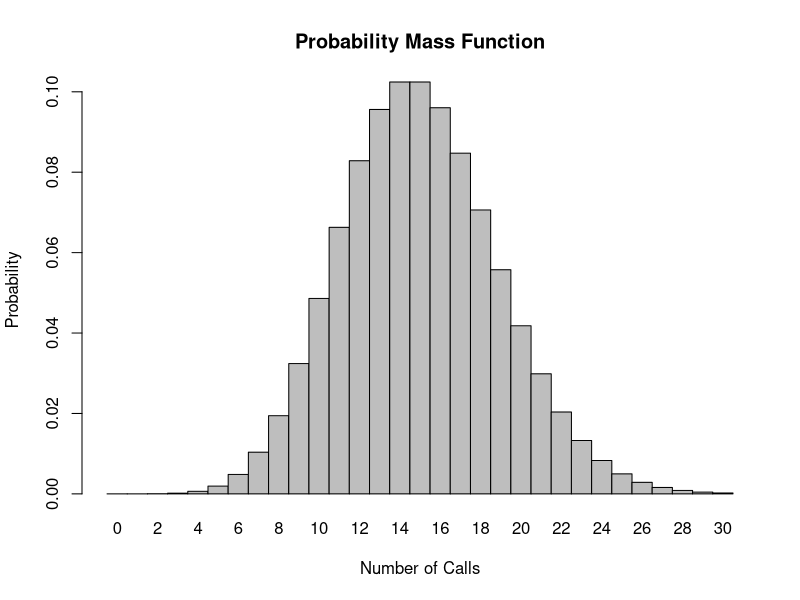
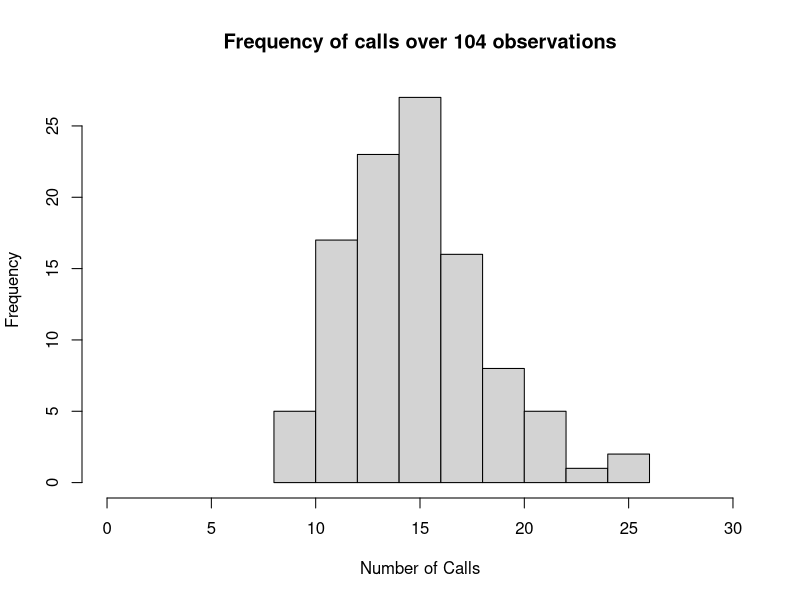

The R source for these figures, in order:
## ---- chunk 1
knitr::opts_chunk$set(echo = TRUE)
## ---- chunk 2
#We will use the function ppois since it calculates the poisson probability for a variable that is not discrete. A discrete variable would be like exactly 8 calls, but we want to know the probablity of 8 calls and more.
#lambda is equal to the mean so lambda<-15
#q is equal to the number of success, in this case 8+
#lower.tail is equal to TRUE if you want the probability of less than a certain number and FALSE if you want probability of more than a certain number. Because we want to know the probability of the 8+ we want to use FALSE The default for this function is TRUE so we need to include lower in our function.

#ppois(q, lambda, lower.tail)
Probability<-ppois(q = 8, lambda = 15, lower.tail = FALSE)
Probability

#LA: My understanding is that if q=8, thats just the probability right at 8, since you haven't noted a range of values (i.e. 0:8 or 8:20) but I may be wrong, especially if changing the lower.tail function changes those parameters as you noted above. 
#LA: What I did, is it tried to find the probability for 0:8 and then take the inverse of that for the probability of 'more than 8' but I'm not fully confident that what I did is right (I did get a similar probability value to you though)
## ---- chunk 3
#Now we have a discrete value of 0 which means we want to use dpois.
#same variables as above except q = 0. 
Probability<-dpois(0, lambda = 15)
Probability
#As you can see, there is very very low probability of our scinetist hearing nothing. 
## ---- chunk 4
#same as above but we replace 0 with 3
Probability<-dpois(3, lambda = 15)
Probability
#Still low but more likely than 0 calls. 
## ---- chunk 5
#So from what I gather, the poisson mass function is a line. that shows the distribution of probabilities for a given function. 
?plot
?hist
?ggplot2
?ggplot
?barplot
x<-0:30
l<-15
Pois<-dpois(x = x, lambda = l)
barplot(Pois, names.arg = x, space =  0, xlab = "Number of Calls", ylab = "Probability", main = "Probability Mass Function")
#We want to plot the discrete values for 0 to 30 for our poisson distribution which is why we used dpois. Not sure what the spce = 0 is about at all or the names.arg function either. 

#LA: I think the "space = 0" is making your bars touch with no space in between them. If you change it to "space = 1", then the bars move apart from one another. The "names.arg" function is telling R to plot the values associated with variable "x" below the bars on the x axis, which is why we see 0-30. 
## ---- chunk 6
?rpois
#So my interweb searches have lead me to finding rpois(). So lets look for a little information about rpois(). 
rpois(104, lambda = 15)
#That was rather easy! n = 104 (or the number of trials), and of course lambda still equals 15. 

#LA: I did the same thing! I know we should be able to use boxplotting but I could not figure it out. 
## ---- chunk 7
?hist
x<-rpois(104, lambda = 15)
hist(x, xlim = c(0, 30), xlab = "Number of Calls", main = "Frequency of calls over 104 observations")
#The hist() fucntion denotes a histogram. xlim sets the limits of the x axis, xlab lables the x axis and main labels the title of the histogram. 

#LA: How would you say your histogram compares to the shape of the probability mass function plotted up above?
